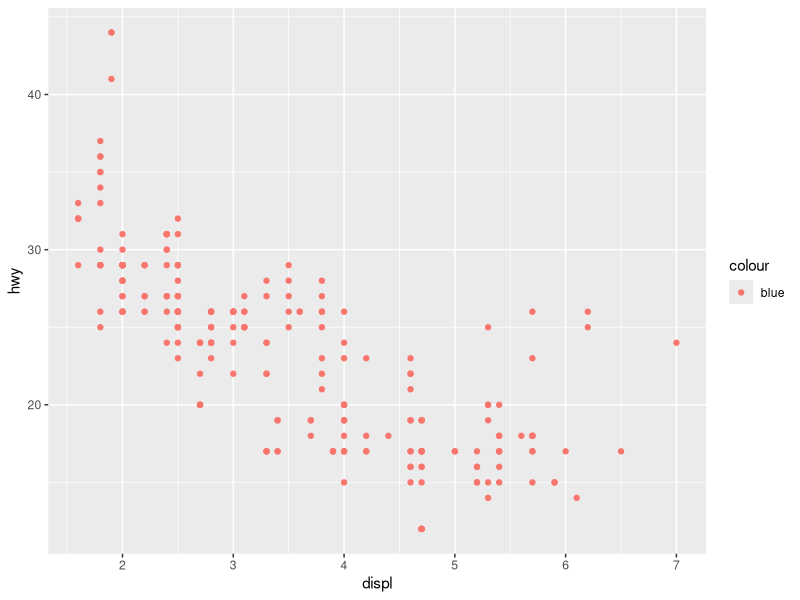
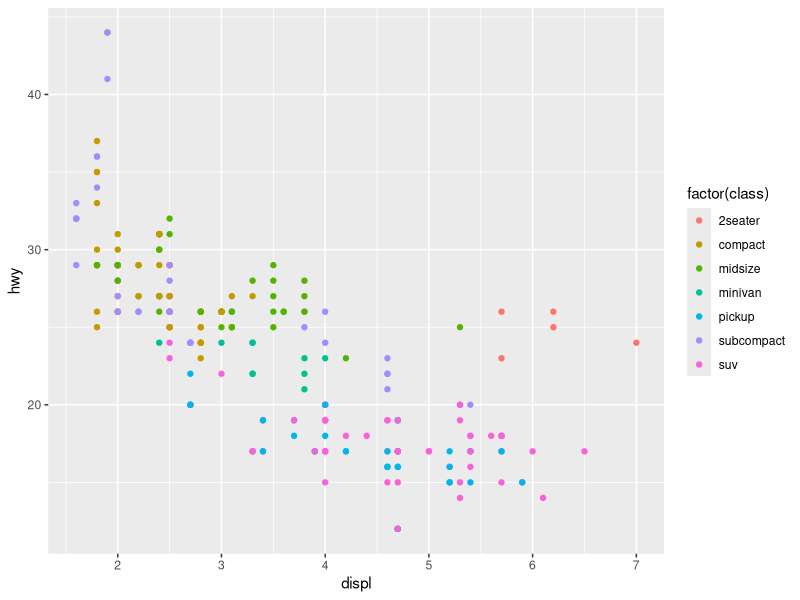

Write R code to recreate these figures, in order.
## ---- chunk 1
knitr::opts_chunk$set(error=FALSE,warning=FALSE,message = FALSE)
## ---- chunk 2
library(tidyverse)
## ---- chunk 3
ggplot(data = mpg) +
  geom_point(mapping = aes(x = displ, y = hwy, colour = 'blue'))
## ---- chunk 4
ggplot(data = mpg) +
  geom_point(mapping = aes(x = displ, y = hwy, colour = factor(class)))
